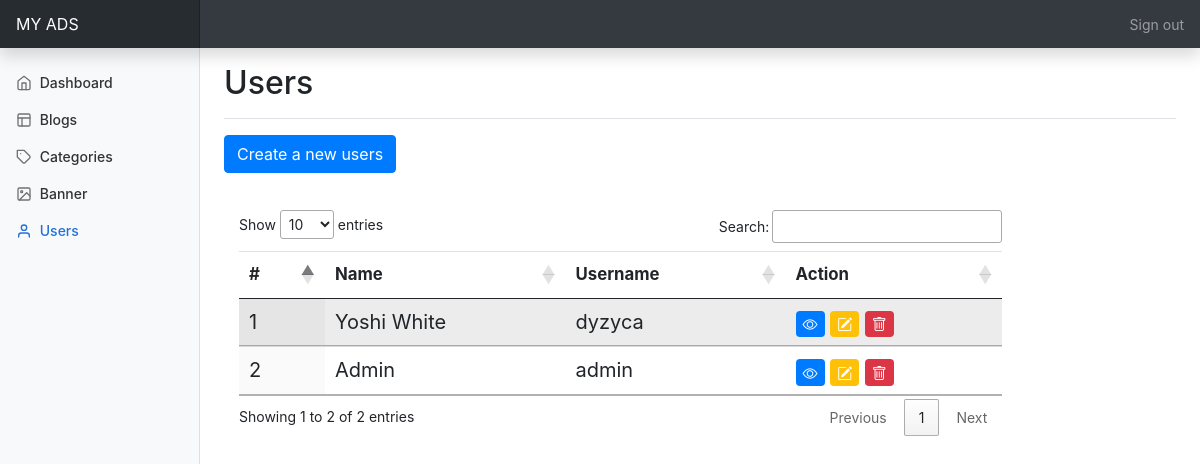
The page /admin/layouts/users/users.php (signed in) on the database its author committed.
### tables this page shows
CREATE TABLE `users` (
  `id` int(20) NOT NULL AUTO_INCREMENT,
  `name` varchar(255) NOT NULL,
  `username` varchar(255) NOT NULL,
  `password` varchar(255) NOT NULL,
  `profile_photo` varchar(255) DEFAULT NULL,
  PRIMARY KEY (`id`)
);

### admin/layouts/users/users.php (the view, shortened to what this page needs)
<?php
require_once "../../backend/config.php";
?>
<!doctype html>
<html lang="en">
<head>
    <link href="https://cdn.jsdelivr.net/npm/bootstrap@5.0.2/dist/css/bootstrap.min.css" rel="stylesheet">
    <link rel="stylesheet" href="https://cdn.jsdelivr.net/npm/bootstrap@4.0.0/dist/css/bootstrap.min.css">
    <link rel="stylesheet" href="https://cdn.jsdelivr.net/npm/bootstrap-icons@1.10.5/font/bootstrap-icons.css">
    <link rel="stylesheet" href="https://cdn.datatables.net/1.13.6/css/jquery.dataTables.css" />
    <link href="../../css/dashboard.css" rel="stylesheet">
</head>
<body>
    <header class="navbar navbar-dark sticky-top bg-dark flex-md-nowrap p-0 shadow">
        <a class="navbar-brand col-md-3 col-lg-2 me-0 px-3 fs-6" href="#">MY ADS</a>
        <div class="navbar-nav">
            <div class="nav-item text-nowrap">
                <a class="nav-link px-3" href="../../backend/authentication/logout.php">Sign out</a>
            </div>
        </div>
    </header>
    <div class="container-fluid">
        <div class="row">
            <nav id="sidebarMenu" class="col-md-3 col-lg-2 d-md-block bg-light sidebar collapse">
                <div class="position-sticky pt-3 sidebar-sticky">
                    <ul class="nav flex-column">
                        <li class="nav-item">
                            <a class="nav-link" aria-current="page" href="/myads/admin/">
                                <span data-feather="home" class="align-text-bottom"></span>
                                Dashboard
                            </a>
                        </li>
                        <li class="nav-item">
                            <a class="nav-link" aria-current="page" href="/myads/admin/layouts/blog/blog.php">
                                <span data-feather="layout" class="align-text-bottom"></span>
                                Blogs
                            </a>
                        </li>
                        <li class="nav-item">
                            <a class="nav-link" aria-current="page" href="/myads/admin/layouts/categories/categories.php">
                                <span data-feather="tag" class="align-text-bottom"></span>
                                Categories
                            </a>
                        </li>
                        <li class="nav-item">
                            <a class="nav-link" aria-current="page" href="/myads/admin/layouts/banner/banner.php">
                                <span data-feather="image" class="align-text-bottom"></span>
                                Banner
                            </a>
                        </li>
                        <li class="nav-item">
                            <a class="nav-link active" aria-current="page" href="/myads/admin/layouts/users/users.php">
                                <span data-feather="user" class="align-text-bottom"></span>
                                Users
                            </a>
                        </li>
                    </ul>
                </div>
            </nav>
            <main class="col-md-9 ms-sm-auto col-lg-10 px-md-4">
                <div class="d-flex justify-content-between flex-wrap flex-md-nowrap align-items-center pt-3 pb-2 mb-3 border-bottom">
                    <h1 class="h2">Users</h1>
                </div>
                <a href="/myads/admin/layouts/users/create.php" class="btn btn-primary mb-3">Create a new
                    users</a>
                <div class="table-responsive mb-5 col-sm-10">
                    <table id="myTable" class="table table-striped display" style="font-size: larger;">
                        <thead>
                            <tr>
                                <th scope="col">#</th>
                                <th scope="col">Name</th>
                                <th scope="col">Username</th>
                                <th scope="col">Action</th>
                            </tr>
                        </thead>
                        <tbody class=" align-middle fs-5">
                            <?php
                            $query = "SELECT * FROM `users` ORDER BY name DESC;";
                            $result = mysqli_query($link, $query);
                            if (mysqli_num_rows($result) > 0) {
                                $i = 1;
                                while ($row = mysqli_fetch_assoc($result)) {
                            ?>
                                    <tr>
                                        <td><?php echo $i; ?></td>
                                        <td><?php echo $row["name"] ?></td>
                                        <td><?php echo $row["username"] ?></td>
                                        <td>
                                            <a href="#" class="btn badge bg-primary" onclick="return openModal(<?php echo $row['id'] ?>)"><i class="bi bi-eye"></i></a>
                                            <a href="/myads/admin/layouts/users/edit.php?id=<?php echo $row["id"] ?>" class="btn badge bg-warning"><i class="bi bi-pencil-square"></i></a>
                                            <a onclick="return confirm('Apakah anda ingin menghapus kategori ini?')" href="/myads/admin/backend/user/delete.php?id=<?php echo $row["id"] ?>" class="btn badge bg-danger"><i class="bi bi-trash"></i></a>
                                        </td>
                                    </tr>
                            <?php
                                    $i++;
                                }
                            } else {
                                echo "0 results";
                            }
                            ?>
                        </tbody>
                    </table>
                </div>
            </main>
        </div>
    </div>
</body>
</html>

### admin/css/dashboard.css (style rules this page uses)
body { font-size: .875rem; }
.feather { width: 16px; height: 16px; }
.sidebar { position: fixed; top: 0; bottom: 0; left: 0; z-index: 100; padding: 48px 0 0; box-shadow: inset -1px 0 0 rgba(0, 0, 0, .1); }
.sidebar-sticky { height: calc(100vh - 48px); overflow-x: hidden; overflow-y: auto; }
.sidebar .nav-link { font-weight: 500; color: #333; }
.sidebar .nav-link .feather { margin-right: 4px; color: #727272; }
.sidebar .nav-link.active { color: #2470dc; }
.sidebar .nav-link:hover .feather, .sidebar .nav-link.active .feather { color: inherit; }
.navbar-brand { padding-top: .75rem; padding-bottom: .75rem; background-color: rgba(0, 0, 0, .25); box-shadow: inset -1px 0 0 rgba(0, 0, 0, .25); }

### admin/layouts/users/users.php (style rules this page uses)
.bi { vertical-align: -.125em; fill: currentColor; }

### rows shown on the page
users: name "Yoshi White", username "dyzyca"
users: name "Admin", username "admin"
